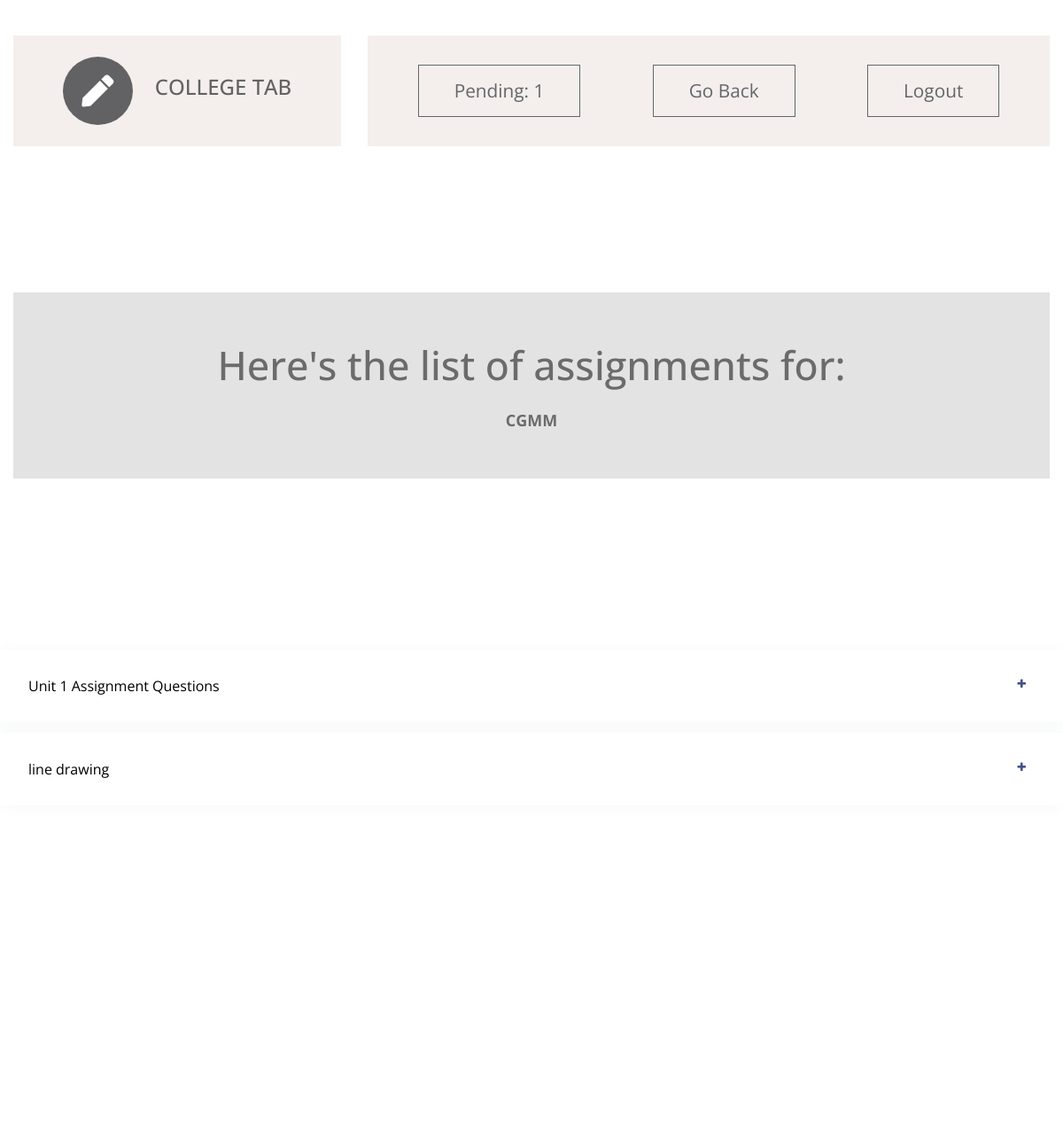
/s_dashboard/s_sub_assign/0103IT181055/IT-601 (signed in), run on an earlier commit of the app's database.
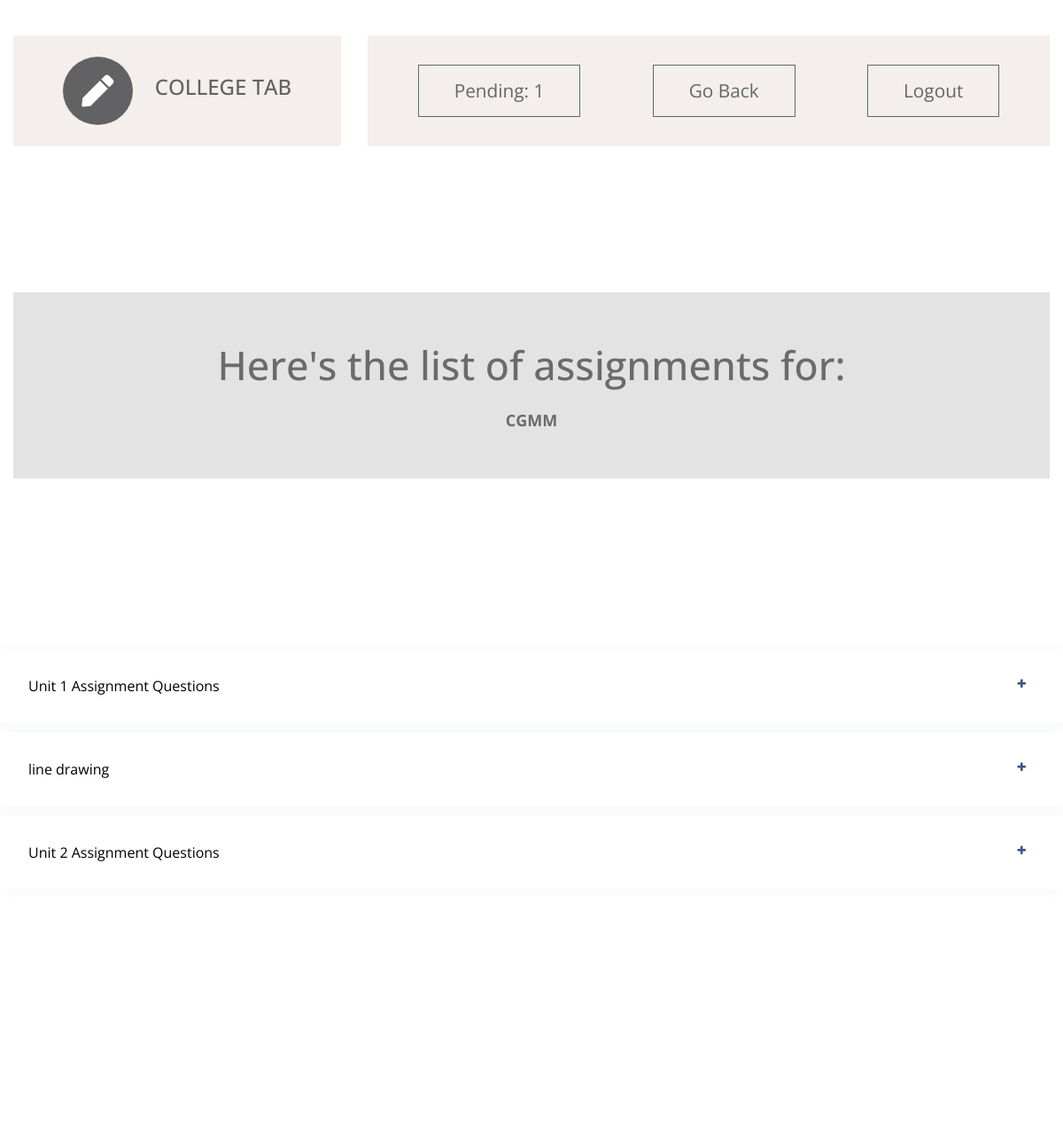
And on a later commit of the database.
### ctapp/models.py (models this page shows, shortened)
class assignment(models.Model):
    c_id  = models.ForeignKey(Class,on_delete=models.CASCADE)   #class id
    s_id = models.ForeignKey(subject,on_delete=models.CASCADE)  #subject id
    t_id = models.ForeignKey(teacher,on_delete=models.CASCADE)  #teacher id
    topic = models.CharField(max_length=50)
    last_date = models.DateField()
    assignfile = models.FileField(upload_to=get_directory_for_assignment_details,default="p.pdf")

### ctapp/views.py (the view)
# urls.py: path('s_sub_assign/<str:id>/<str:sub_id>', views.student_subject_assign, name='s_subject_assignment_list'),
@login_required(login_url='s_login/')
def student_subject_assign(request,id,sub_id):           # to list assignements given subject and class
    template = loader.get_template('student_dashboard_subject_assignments.html')
    current_student = student.objects.get(enrollment_number=id)
    current_subject = subject.objects.get(subject_code=sub_id)
    assignment = get_assignments(current_student,current_subject)
    if assignment:
         context = {'student':current_student,'assignment_list':assignment,'subject':current_subject,'error':''}
    else:
        error="No teacher is assigned for this subject yet."
        context={'error':error,'student':current_student,'subject':current_subject}
    return HttpResponse(template.render(context, request))

### ctapp/views.py (called while the page is built)
def get_assignments(student,subject):
    sem = student.sem
    sec = student.sec
    try:
        curr_class = Class.objects.filter(sem=sem).get(sec=sec)
        curr_teacher = teacher_assign.objects.filter(c_id=curr_class).get(s_id=subject)
        return assignment.objects.filter(c_id=curr_class).filter(s_id=subject)
    except assignment.DoesNotExist:
        return 'No assignments'.list()
    except teacher_assign.DoesNotExist:
        return False

### ctapp/templates/student_dashboard_subject_assignments.html (shortened to what this page needs)
<!DOCTYPE html>
<html lang="en">
{% load static %}
  <head>
    <link rel="stylesheet" href="{% static 'css/all.min.css' %}" />
    <link rel="stylesheet" href="{% static 'css/bootstrap.min.css' %}" />
    <link rel="stylesheet" href="{% static 'css/templatemo-style.css' %}" />
    <link rel="stylesheet" href='https://cdnjs.cloudflare.com/ajax/libs/font-awesome/4.0.3/css/font-awesome.css' />
  </head>
  <body id="assignmentPage">
    <div class="parallax-window" data-parallax="scroll" data-image-src="{% static 'img/std_assignments.jpg' %}">
      <div class="container-fluid">
        <div class="row tm-brand-row">
          <div class="col-lg-4 col-11">
            <div class="tm-brand-container tm-bg-white-transparent">
              <i class="fas fa-2x fa-pen tm-brand-icon"></i>
              <div class="tm-brand-texts">
                <h1 class="text-uppercase tm-brand-name">College Tab</h1>
              </div>
            </div>
          </div>
          <div class="col-lg-8 col-1">
            <div class="tm-nav">
              <nav
                class="navbar navbar-expand-lg navbar-light tm-bg-white-transparent tm-navbar">
                <div class="collapse navbar-collapse" id="navbarNav">
                  <ul class="navbar-nav">
                    <li class="nav-item">
                      <a href="#assignments" class="btn btn-outline-dark">Pending: 1</a>
                    </li>
                    <li class="nav-item">
                      <a href="{% url 'student:s_db' student.enrollment_number %}" class="btn btn-outline-dark">Go Back</a>
                    </li>
                    <li class="nav-item">
                      <a class="btn btn-outline-dark" href="{% url 's_logout' %}">Logout</a>
                    </li>
                  </ul>
                </div>
              </nav>
            </div>
          </div>
        </div>
        <section class="row" id="tmServices">
            <div class="col-12">
               <div class="parallax-window tm-services-parallax-header tm-testimonials-parallax-header"
                    data-parallax="scroll"
                    data-z-index="101"
                    data-image-src="{% static 'img/colors.jpg' %}">
                    <div class="text-center tm-services-header tm-testimonials-header" style="background-color:#E3E3E3";>
                       <h2 class="tm-services-page-title tm-testimonials-page-title">Here's the list of assignments for:</h2>
                       <p class="tm-services-description mb-0">
                           <b>{{subject.name}}  </b>
                       </p>
                   </div>
               </div>
            </div>
            <div class="page-content page-container" id="page-content">
                                  <h4 class="card-title" style="color:white;">Assignments:</h4>
                                  <div class="mt-4">
                                      <div class="accordion" id="accordion" role="tablist">
                                        {% for a in assignment_list %}
                                          <div class="card">
                                              <div class="card-header" role="tab" id="heading-1">
                                                <h6 class="mb-0"><a data-toggle="collapse" href="#open{{a.id}}" aria-expanded="false" aria-controls="collapse-1" data-abc="true" class="collapsed">{{a.topic}}</a></h6>
                                              </div>
                                          </div>
                                          {% endfor %}
                                      </div>
                                  </div>
          </div>
         <footer class="row">
            <p class="col-12 text-white text-center tm-copyright-text">
            </p>
          </footer>
        </div>
      </div>
    </body>
  </html>

What changed in the data, as far as the page shows it:
added assignment: topic "Unit 2 Assignment Questions"
